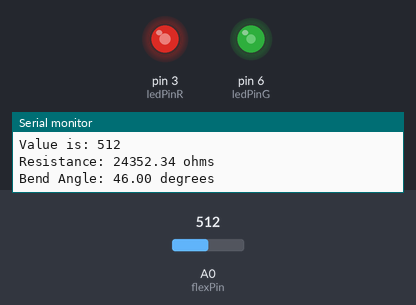
Simulated run of this sketch. Board: Arduino Uno, built with avr-gcc and run on an emulated ATmega328P. On the bench: output pins drawn as LEDs (lit = HIGH), the last lines printed to the serial monitor. Inputs (shaded band) come from the test bench; at power-on: A0 (flexPin) = 512.

Above: at 1.2 s.
1.3 s: A0 (flexPin) set to 0
At 2.3 s:
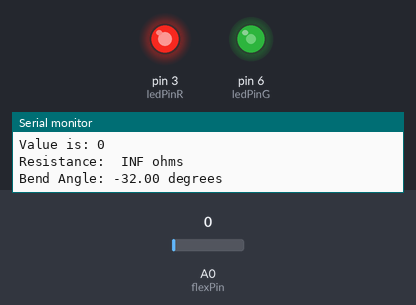
2.9 s: A0 (flexPin) set to 122
At 4.2 s:
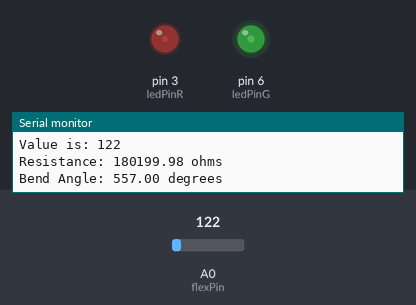
4.5 s: A0 (flexPin) set to 190
At 5.1 s:
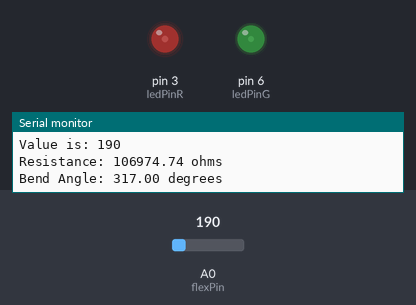
6.0 s: A0 (flexPin) set to 217
At 7.3 s:
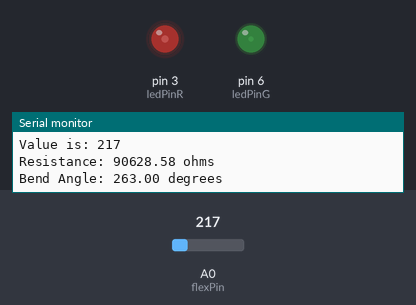
7.6 s: A0 (flexPin) set to 306
At 8.2 s:
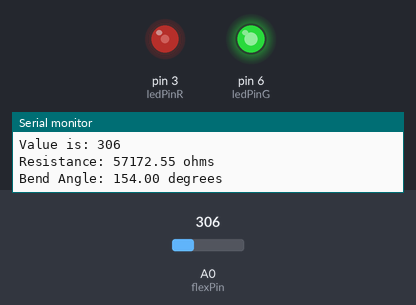
9.1 s: A0 (flexPin) set to 511
At 10.4 s:
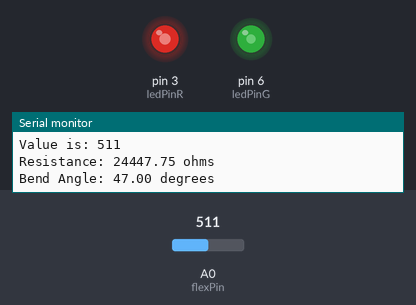
Timing chart, 0 to 11.8 s (numbered marks = the images above; inputs shaded):
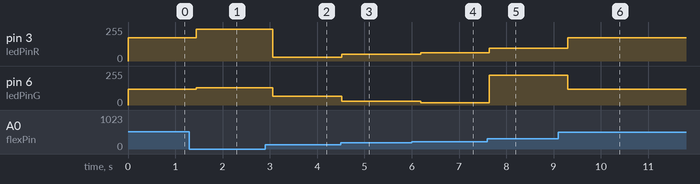

Measured:
- after the input at 1.3 s, pin 3 (ledPinR): 174/255 → 238/255 after 0.15 s; pin 6 (ledPinG): 117/255 → 130/255 after 0.15 s
- after the input at 2.9 s, pin 3 (ledPinR): 238/255 → 27/255 after 0.16 s; pin 6 (ledPinG): 130/255 → 66/255 after 0.16 s
- after the input at 4.5 s, pin 3 (ledPinR): 27/255 → 52/255 at once; pin 6 (ledPinG): 66/255 → 30/255 at once
- after the input at 6.0 s, pin 3 (ledPinR): 52/255 → 63/255 after 0.19 s; pin 6 (ledPinG): 30/255 → 16/255 after 0.19 s
- after the input at 7.6 s, pin 3 (ledPinR): 63/255 → 96/255 at once; pin 6 (ledPinG): 16/255 → 225/255 at once
- after the input at 9.1 s, pin 3 (ledPinR): 96/255 → 174/255 after 0.20 s; pin 6 (ledPinG): 225/255 → 117/255 after 0.20 s

The sketch:

Midterm_Project_Code_Added_Values_.ino
```cpp
//Constants:
const int ledPinR = 3;   //pin 3 has PWM function
const int ledPinG = 6;	 // pin 6 has PWM function
const int flexPin = A0;  //pin A0 to read analog input

//Variables:
int value; //save analog value

const float Straight = 10000.0; // resistance when straight
const float Bend = 65000.0;		// resistance when bend
const float R2 = 24400.0;  		// Constant resistor
const float VCC = 5.0;			// Voltage source

void setup()
{

  pinMode(ledPinR, OUTPUT);  //Set pin 3 as 'output'
  pinMode(ledPinG, OUTPUT);
  Serial.begin(9600);       //Begin serial communication

}

void loop()
{
  value = analogRead(flexPin);         //Read and save analog value from flex sensor
  Serial.println("Value is: " + String(value));  //Print value
  int valueR = map(value, 50, 725, 0, 255);//Map value 0-1023 to 0-255 (PWM)
  int valueG = map(value, 735, 250, 0, 255);
  analogWrite(ledPinR, valueR);          //Send PWM value to led
  analogWrite(ledPinG, valueG);

   // Read the analog value (ADC), and calculate voltage and resistance from it
  float Voltage = value * VCC / 1023.0;
  float Resistance = R2 * (VCC / Voltage - 1.0);
  Serial.println("Resistance: " + String(Resistance) + " ohms");

  // Use the calculated resistance to estimate the sensor's
  // bend angle:
  float angle = map(Resistance, Straight, Bend, 0, 180.0);
  Serial.println("Bend Angle: " + String(angle) + " degrees");
  Serial.println();

  delay(200);
}
```
